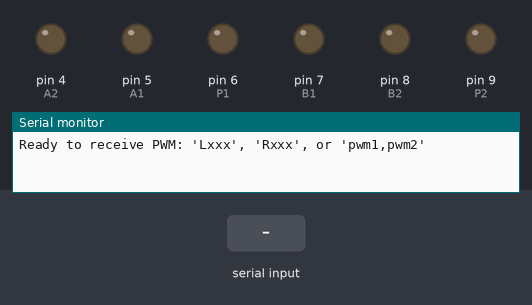
This sketch was run on a simulated Arduino Uno, built with avr-gcc and run on an emulated ATmega328P. Shown: output pins drawn as LEDs (lit = HIGH), the last lines printed to the serial monitor. The inputs (shaded band) are chosen by the test bench.

Above: at 1.2 s.
1.3 s: "90,45,200\n" received over Serial
At 2.4 s:
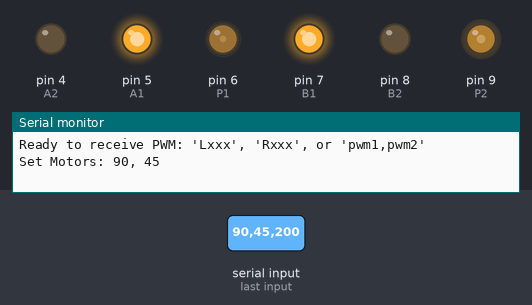
2.8 s: "L,1\n" received over Serial
At 3.5 s:
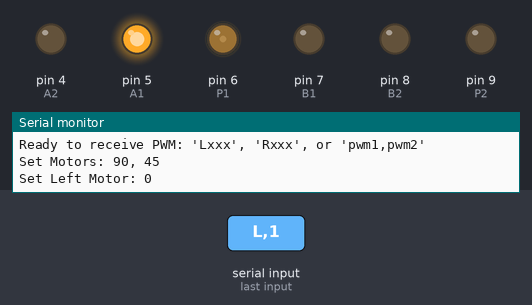
4.3 s: "R90\n" received over Serial
At 4.6 s:
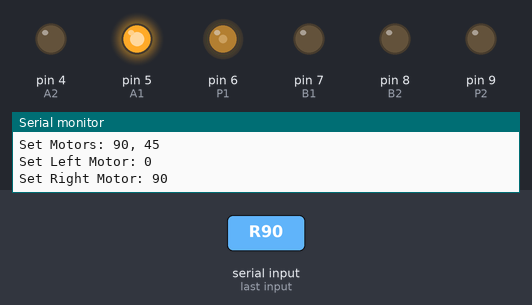
5.8 s: "30,150,10\n" received over Serial
At 7.0 s:
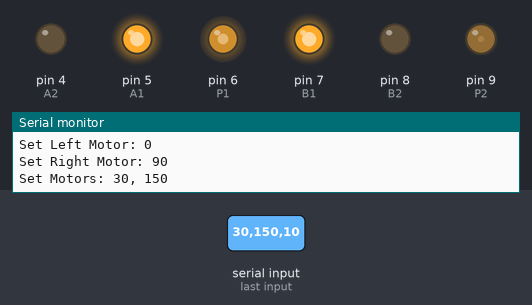
7.3 s: "R,1\n" received over Serial
At 8.1 s:
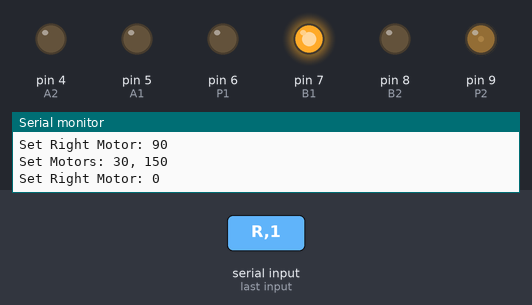
8.8 s: "1,90\n" received over Serial
At 9.3 s:
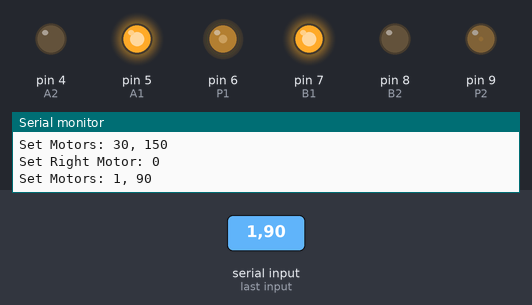
Timing chart, 0 to 11.3 s (numbered marks = the images above; inputs shaded):
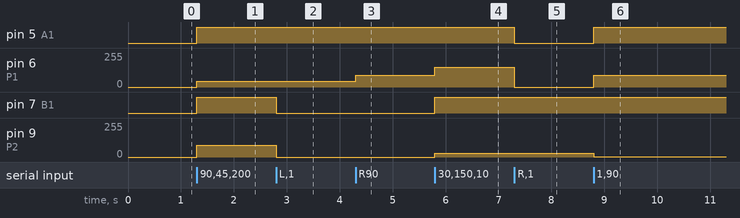

The sketch:

tracked_pid_gai_pwm.ino
```cpp
#define A1 5
#define A2 4
#define B1 7
#define B2 8

#define P1 6
#define P2 9

int lastPwmL = 0;
int lastPwmR = 0;

void setup() {
  // 初始化引脚
  pinMode(A1, OUTPUT);
  pinMode(A2, OUTPUT);
  pinMode(P1, OUTPUT);
  pinMode(B1, OUTPUT);
  pinMode(B2, OUTPUT);
  pinMode(P2, OUTPUT);

  // 初始状态：停止
  setMotors(0, 0);

  // 初始化串口通信
  Serial.begin(115200);
  Serial.println("Ready to receive PWM: 'Lxxx', 'Rxxx', or 'pwm1,pwm2'");
}

void loop() {
  if (Serial.available() > 0) {
    String input = Serial.readStringUntil('\n');
    input.trim();
    if (input.length() == 0) return;

    // 独立左电机 Lxxx
    if (input.startsWith("L") && input.length() > 1) {
      int pwmL = input.substring(1).toInt();
      pwmL = constrain(pwmL, -255, 255);
      lastPwmL = pwmL;
      setMotors(lastPwmR, lastPwmL); // 交换参数，Lxxx控制左轮
      Serial.print("Set Left Motor: ");
      Serial.println(lastPwmL);
      return;
    }
    // 独立右电机 Rxxx
    if (input.startsWith("R") && input.length() > 1) {
      int pwmR = input.substring(1).toInt();
      pwmR = constrain(pwmR, -255, 255);
      lastPwmR = pwmR;
      setMotors(lastPwmR, lastPwmL); // 交换参数，Rxxx控制右轮
      Serial.print("Set Right Motor: ");
      Serial.println(lastPwmR);
      return;
    }
    // 兼容原有格式 pwm1,pwm2
    int commaIndex = input.indexOf(',');
    if (commaIndex != -1) {
      int pwm1 = input.substring(0, commaIndex).toInt();
      int pwm2 = input.substring(commaIndex + 1).toInt();
      pwm1 = constrain(pwm1, -255, 255);
      pwm2 = constrain(pwm2, -255, 255);
      lastPwmL = pwm1;
      lastPwmR = pwm2;
      setMotors(lastPwmR, lastPwmL); // 交换参数，pwm1控制左轮，pwm2控制右轮
      Serial.print("Set Motors: ");
      Serial.print(lastPwmL);
      Serial.print(", ");
      Serial.println(lastPwmR);
      return;
    }
    Serial.println("Invalid format! Use 'Lxxx', 'Rxxx', or 'pwm1,pwm2'");
  }
}

// 设置两个电机速度
void setMotors(int pwm1, int pwm2) {
  // 电机1控制
  if (pwm1 > 0) {
    // 正转
    digitalWrite(A1, HIGH);
    digitalWrite(A2, LOW);
    analogWrite(P1, pwm1);
  } else if (pwm1 < 0) {
    // 反转
    digitalWrite(A1, LOW);
    digitalWrite(A2, HIGH);
    analogWrite(P1, -pwm1);  // 使用绝对值
  } else {
    // 停止
    digitalWrite(A1, LOW);
    digitalWrite(A2, LOW);
    analogWrite(P1, 0);
  }

  // 电机2控制
  if (pwm2 > 0) {
    // 正转
    digitalWrite(B1, HIGH);
    digitalWrite(B2, LOW);
    analogWrite(P2, pwm2);
  } else if (pwm2 < 0) {
    // 反转
    digitalWrite(B1, LOW);
    digitalWrite(B2, HIGH);
    analogWrite(P2, -pwm2);  // 使用绝对值
  } else {
    // 停止
    digitalWrite(B1, LOW);
    digitalWrite(B2, LOW);
    analogWrite(P2, 0);
  }
}
```

Measured:
- after the input at 1.3 s, pin 5 (A1), pin 7 (B1): LOW → HIGH at once; pin 6 (P1): 0/255 → 45/255 at once; pin 9 (P2): 0/255 → 90/255 at once
- after the input at 2.8 s, pin 7 (B1): HIGH → LOW at once; pin 9 (P2): 90/255 → 0/255 at once
- after the input at 4.3 s, pin 6 (P1): 45/255 → 90/255 at once
- after the input at 5.8 s, pin 6 (P1): 90/255 → 150/255 at once; pin 7 (B1): LOW → HIGH at once; pin 9 (P2): 0/255 → 30/255 at once
- after the input at 7.3 s, pin 5 (A1): HIGH → LOW at once; pin 6 (P1): 150/255 → 0/255 at once
- after the input at 8.8 s, pin 5 (A1): LOW → HIGH at once; pin 6 (P1): 0/255 → 90/255 at once; pin 9 (P2): 30/255 → 1/255 at once
